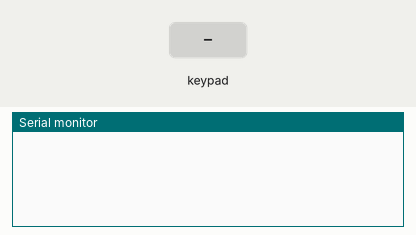
A sketch run on a simulated Arduino Uno, built with avr-gcc and run on an emulated ATmega328P. Shown: the last lines printed to the serial monitor. The inputs (shaded band) are chosen by the test bench.

Above: at 1.2 s.
1.3 s: key '1' pressed
At 2.5 s:
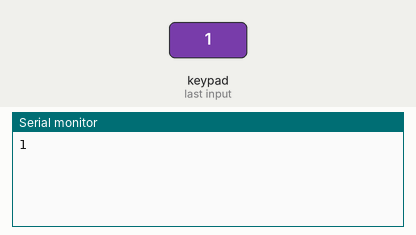
2.8 s: keypad keys 9 8 7 6 pressed 0.4 s apart
At 3.86 s:
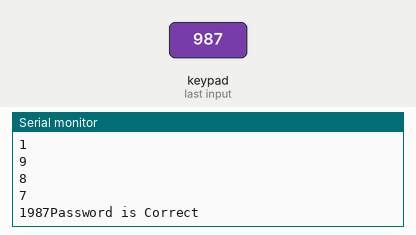
5.9 s: key 'A' pressed
At 7.1 s:
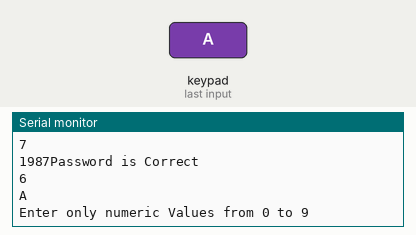
7.4 s: key 'B' pressed
At 8.4 s:
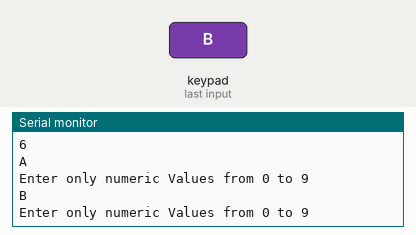
8.9 s: key 'C' pressed
At 9.6 s:
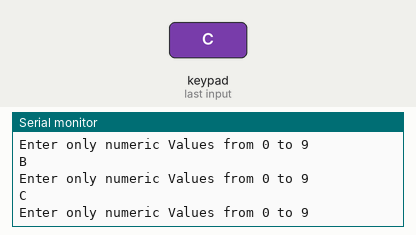
10.4 s: key '*' pressed
At 11.8 s:
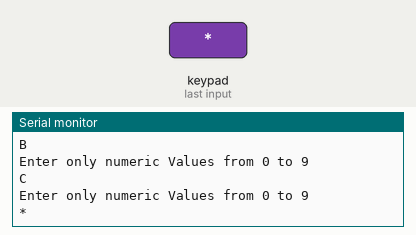
Timing chart, 0 to 12.9 s (numbered marks = the images above; inputs shaded):
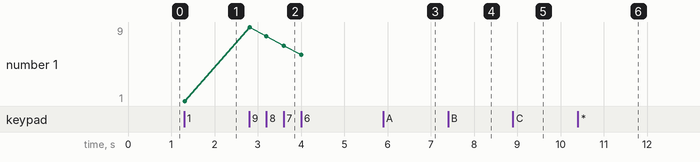

Measured:
- after the input at 1.3 s, the serial monitor: prints a new line at once (image 1)
- after the input at 2.8 s, the serial monitor: prints a new line at once (image 2)
- after the input at 5.9 s, the serial monitor: prints a new line at once (image 3)
- after the input at 7.4 s, the serial monitor: prints a new line at once (image 4)
- after the input at 8.9 s, the serial monitor: prints a new line at once (image 5)
- after the input at 10.4 s, the serial monitor: prints a new line at once (image 6)
- plotted number 1: 1 → 6 after the input at 2.8 s

The sketch:

Keypad_Auth.ino
```cpp
#include <Keypad.h>

// Define the rows and columns of the keypad
const byte ROWS = 4; // Four rows
const byte COLS = 4; // Four columns

// Define the symbols on the buttons of the keypad
char keys[ROWS][COLS] = {
  {'1','2','3','A'},
  {'4','5','6','B'},
  {'7','8','9','C'},
  {'*','0','#','D'}
};

// Connect keypad ROW0, ROW1, ROW2 and ROW3 to these Arduino pins.
byte rowPins[ROWS] = {9, 8, 7, 6}; // Rows 0 to 3

// Connect keypad COL0, COL1 and COL2 to these Arduino pins.
byte colPins[COLS] = {5, 4, 3, 2}; // Columns 0 to 3

// Create the Keypad object
Keypad keypad = Keypad(makeKeymap(keys), rowPins, colPins, ROWS, COLS);
char enteredPassword[4];//store entered password entered by user
byte i = 0;//counter to  iterate over entered password
char correctPassword[4];// store correct password
bool setPasswordMode = true;//to switch between setting password and entering password
bool isTruePassword = true;
// void setPassword(void)
// {
//   char passKey = keypad_01.getKey();

//   Serial.print("please Enter the password for first time to be set :");
//   for(byte j = 0;j < 4;j++)
//   {

//     if(passKey)
//     {
//       passKeys[j] = passKey;
//     }
//   }
//   for(byte j = 0;j < 4;j++)
//   	{
//   		Serial.print(passKeys[j]);
//   	}
//     Serial.println();
//   	//setPasswordMode = false;

// }


void setup() {
  Serial.begin(9600);
}

void loop() {
  // Get the key pressed on the keypad
  label:
  char key = keypad.getKey();


  // Check if a key is pressed
  if (key) {
    // Print the key to the serial monitor
    Serial.println(key);
    for(byte rows = 0;rows < ROWS;rows++)
    {
      if(key == keys[rows][3])
      {
        Serial.println("Enter only numeric Values from 0 to 9");
   		  goto label;
        break;
      }
    }
    if(setPasswordMode)
    {
      correctPassword[i] = key;
      i++;
    }
    else
    {
      enteredPassword[i] = key;
      i++;
    }

  }

  if(i >= 4)
  {
    while(!setPasswordMode)
    {
      for(byte j = 0;j < 4;j++)
  	  {
        Serial.print(enteredPassword[j]);
        if(enteredPassword[j] != correctPassword[j])
        {
          isTruePassword = false;
          break;
        }

  	  }

    }
    for(byte j = 0;j < 4;j++)
//   	{
  		Serial.print(correctPassword[j]);
//   	}
    i = 0;
    setPasswordMode = false;
    if(!isTruePassword)
        Serial.println("Password is Wrong");
     else
        Serial.println("Password is Correct");
      Serial.println();


  }

}
```
